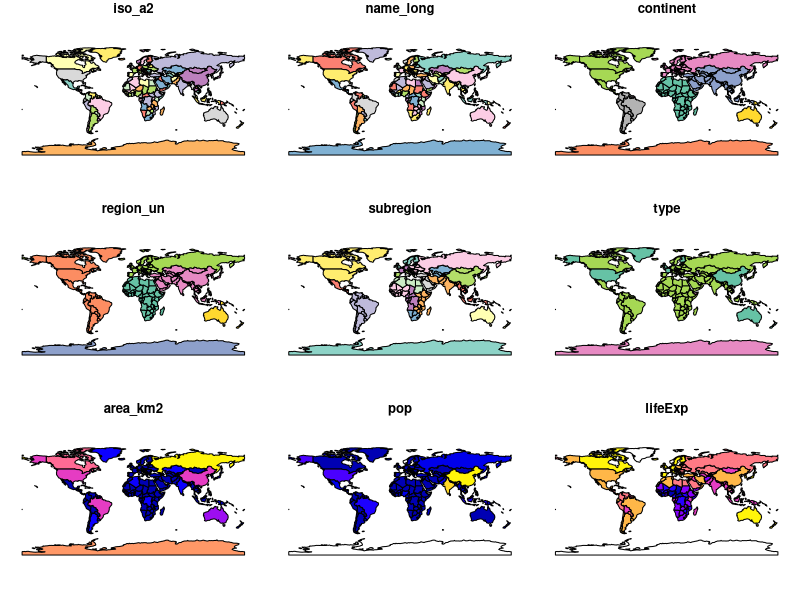

The R source for this figure:
## ---- chunk 1
knitr::opts_chunk$set(echo = TRUE)
## ---- chunk 2
library(sf)          # classes and functions for vector data
library(raster)      # classes and functions for raster data
library(spData)        # load geographic data


## ---- chunk 3
#install.packages("spDataLarge", repos = "https://nowosad.github.io/drat/", type = "source")
#library(spDataLarge)   # load larger geographic data
## ---- chunk 4
names(world)
## ---- chunk 5
plot(world)
